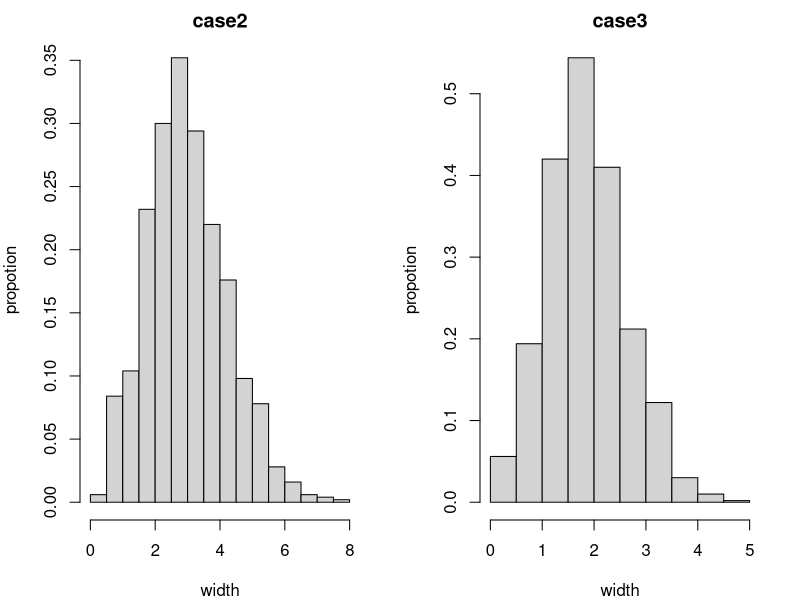

Here is the R script that generated this plot:
#3.1
set.seed(0)
n=100
lambda=10
x=rexp(n,lambda)
x
llhd=function(lamb){
  theta=-n*log(lamb)+lamb*sum(x)
return(theta)}

lambda.mle=optimize(f=llhd,interval=c(0.1,20))$minimum
lambda.mle
#3.2
#Take the likelihood function of exponential distribution, and take the natural log of it. Then, take the first derivative with respect to lambda, and set it equal to zero. We find the MLE estimator of lambda is n/Sigma x. Take the second derivative and check if it is less than zero to make sure it is the maximum instead of a minimum. 

lambda.mle2=n/sum(x)
lambda.mle2

#4.1
n=1000;size=4
CI1=matrix(0,n,2);CI2=matrix(0,n,2);CI3=matrix(0,n,2);coverage=matrix(0,n,3)

width1=rep(0,n);width2=rep(0,n);width3=rep(0,n)

for(j in 1:n){
  set.seed(j)
  x=rnorm(size,0,1)
  CI1[j,]=mean(x)+c(-1,1)*qnorm(0.975)/sqrt(size)
  CI2[j,]=mean(x)+c(-1,1)*qt(0.975,size-1)*sd(x)/sqrt(size)
  CI3[j,]=mean(x)+c(-1,1)*qnorm(0.975)*sd(x)/sqrt(size)
  
  if(CI1[j,1]<=0 & CI1[j,2]>=0) {coverage[j,1]=1}
  if(CI2[j,1]<=0 & CI2[j,2]>=0) {coverage[j,2]=1}
  if(CI3[j,1]<=0 & CI3[j,2]>=0) {coverage[j,3]=1}
  
  width1[j]=CI1[j,2]-CI1[j,1]
  width2[j]=CI2[j,2]-CI2[j,1]
  width3[j]=CI3[j,2]-CI3[j,1]
}
freq.of.coverage=apply(coverage,2,mean)
freq.of.coverage
# The frequency of coverage is reported as 0.946, 0.958, 0.869 for the three different cases, respectively. 
#4.2

par(mfrow=c(1,2),mar=c(4,4,2,2))
hist(width2,probability = TRUE, xlab="width", ylab="propotion", main="case2")
hist(width3,probability = TRUE, xlab="width", ylab="propotion", main="case3")

#The interval width of case 1 is 1.96, since we assume the known sigma and the distribution is normal(0,1). Case 1 has the highest frequency of coverage. The histogram of interval widths of the rest 2 cases are reported. We find that in case 2, the interval width is usually wider than case 3, and it contains the true mean(0) more frequently than case 3. Case 3 has the least frequency of coverage since we used a large-sample approach even though the sample size is really small (n=4). 

